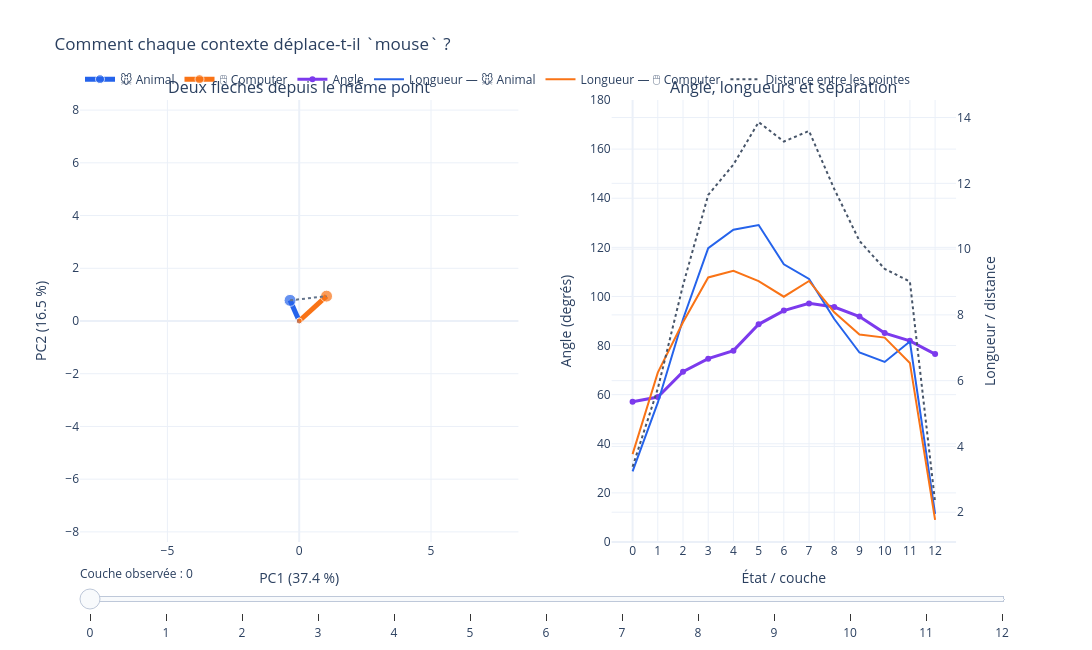

Source (notebook cell):
### Markdown cell above
## Expérience 3 — Isoler le déplacement produit par le contexte

La représentation brute contient une forte composante commune liée au token `mouse`. Nous la retirons, couche par couche, en prenant `mouse` isolé comme point de référence :

$$\Delta_l^{contexte} = h_l^{contexte} - h_l^{mouse\ isolé}$$

Nous observons ainsi non plus la position du mot, mais la **direction dans laquelle chaque contexte le déplace**. La norme du delta indique l'ampleur du déplacement ; le cosinus compare leurs directions.

### Code cell
# Trajectoire de référence : le token `mouse` sans contexte lexical.
encoded, _, _, indices = prepare("mouse", "mouse")
with torch.inference_mode():
    inputs = {name: value.to(device) for name, value in encoded.items()}
    output = model(**inputs, output_hidden_states=True, return_dict=True)
    isolated_mouse = torch.stack([
        state[0, indices, :].mean(dim=0).cpu()
        for state in output.hidden_states
    ])

deltas = {context: trajectory - isolated_mouse
          for context, trajectory in mouse_trajectories.items()}
delta_vectors = np.vstack([deltas[c].numpy() for c in contexts])
delta_pca = PCA(n_components=2).fit(delta_vectors)
projected_origin = delta_pca.transform(np.zeros((1, delta_vectors.shape[1])))[0]
delta_xy = {c: delta_pca.transform(deltas[c].numpy()) - projected_origin
            for c in contexts}
norms = {c: torch.linalg.vector_norm(deltas[c], dim=1).numpy() for c in contexts}
separation = torch.linalg.vector_norm(deltas[contexts[0]] - deltas[contexts[1]], dim=1).numpy()
similarity = cosine_similarity(deltas[contexts[0]], deltas[contexts[1]], dim=1).numpy()
angles = np.degrees(np.arccos(np.clip(similarity, -1, 1)))

fig = make_subplots(
    rows=1, cols=2,
    specs=[[{"type": "xy"}, {"type": "xy", "secondary_y": True}]],
    column_widths=[0.56, 0.44], horizontal_spacing=0.10,
    subplot_titles=("Deux flèches depuis le même point",
                    "Angle, longueurs et séparation"),
)

def arrow_trace(context, layer):
    x, y = delta_xy[context][layer]
    return go.Scatter(
        x=[0, x], y=[0, y], mode="lines+markers", name=context,
        line=dict(color=colors[context], width=5),
        marker=dict(color=colors[context], size=[6, 12]),
        customdata=[[labels[layer], norms[context][layer]]] * 2,
        hovertemplate=("<b>%{customdata[0]}</b><br>" + context +
                       "<br>Longueur=%{customdata[1]:.2f}<extra></extra>"),
    )

def connector_trace(layer):
    a, b = (delta_xy[c][layer] for c in contexts)
    return go.Scatter(
        x=[a[0], b[0]], y=[a[1], b[1]], mode="lines",
        line=dict(color="#64748b", width=2, dash="dot"),
        name="Séparation", showlegend=False, hoverinfo="skip",
    )

for context in contexts:
    fig.add_trace(arrow_trace(context, 0), row=1, col=1)
fig.add_trace(connector_trace(0), row=1, col=1)

fig.add_trace(go.Scatter(
    x=layers, y=angles, mode="lines+markers", name="Angle",
    line=dict(color="#7c3aed", width=3),
    hovertemplate="Couche %{x}<br>Angle=%{y:.1f}°<extra></extra>",
), row=1, col=2, secondary_y=False)
for context in contexts:
    fig.add_trace(go.Scatter(
        x=layers, y=norms[context], mode="lines",
        name=f"Longueur — {context}", line=dict(color=colors[context], width=2),
        hovertemplate="Couche %{x}<br>Longueur=%{y:.2f}<extra></extra>",
    ), row=1, col=2, secondary_y=True)
fig.add_trace(go.Scatter(
    x=layers, y=separation, mode="lines", name="Distance entre les pointes",
    line=dict(color="#475569", width=2, dash="dot"),
    hovertemplate="Couche %{x}<br>Distance=%{y:.2f}<extra></extra>",
), row=1, col=2, secondary_y=True)

fig.frames = [go.Frame(
    name=str(layer),
    data=[arrow_trace(contexts[0], layer),
          arrow_trace(contexts[1], layer),
          connector_trace(layer)],
    traces=[0, 1, 2],
) for layer in layers]
fig.update_layout(sliders=[dict(
    active=0, currentvalue={"prefix": "Couche observée : "},
    steps=[dict(label=str(layer), method="animate",
                args=[[str(layer)], {"mode": "immediate",
                                     "frame": {"duration": 0, "redraw": True},
                                     "transition": {"duration": 0}}])
           for layer in layers],
)])

limit = 1.15 * max(abs(np.vstack(list(delta_xy.values()))).max(), 1e-6)
variance = 100 * delta_pca.explained_variance_ratio_
fig.update_xaxes(title_text=f"PC1 ({variance[0]:.1f} %)",
                 range=[-limit, limit], zeroline=True, row=1, col=1)
fig.update_yaxes(title_text=f"PC2 ({variance[1]:.1f} %)",
                 range=[-limit, limit], scaleanchor="x", scaleratio=1, row=1, col=1)
fig.update_xaxes(title_text="État / couche", dtick=1, row=1, col=2)
fig.update_yaxes(title_text="Angle (degrés)", range=[0, 180],
                 row=1, col=2, secondary_y=False)
fig.update_yaxes(title_text="Longueur / distance",
                 row=1, col=2, secondary_y=True)
fig.update_layout(
    template="plotly_white", height=650, width=1200,
    title="Comment chaque contexte déplace-t-il `mouse` ?",
    legend=dict(orientation="h", y=1.08, x=0),
)
fig.show()

### Figure 1 — Plotly figure (JSON) as saved in the notebook; plotly's stock layout.template omitted (floating-point values rounded to 4 significant figures)
{"data": [{"customdata": [["Représentation initiale", 3.242], ["Représentation initiale", 3.242]], "hovertemplate": "<b>%{customdata[0]}</b><br>🐭 Animal<br>Longueur=%{customdata[1]:.2f}<extra></extra>", "line": {"color": "#2563eb", "width": 5}, "marker": {"color": "#2563eb", "size": [6, 12]}, "mode": "lines+markers", "name": "🐭 Animal", "type": "scatter", "x": [0, -0.3465], "xaxis": "x", "y": [0, 0.7831], "yaxis": "y"}, {"customdata": [["Représentation initiale", 3.765], ["Représentation initiale", 3.765]], "hovertemplate": "<b>%{customdata[0]}</b><br>🖱️ Computer<br>Longueur=%{customdata[1]:.2f}<extra></extra>", "line": {"color": "#f97316", "width": 5}, "marker": {"color": "#f97316", "size": [6, 12]}, "mode": "lines+markers", "name": "🖱️ Computer", "type": "scatter", "x": [0, 1.038], "xaxis": "x", "y": [0, 0.9433], "yaxis": "y"}, {"hoverinfo": "skip", "line": {"color": "#64748b", "dash": "dot", "width": 2}, "mode": "lines", "name": "Séparation", "showlegend": false, "type": "scatter", "x": [-0.3465, 1.038], "xaxis": "x", "y": [0.7831, 0.9433], "yaxis": "y"}, {"hovertemplate": "Couche %{x}<br>Angle=%{y:.1f}°<extra></extra>", "line": {"color": "#7c3aed", "width": 3}, "mode": "lines+markers", "name": "Angle", "type": "scatter", "x": [0, 1, 2, 3, 4, 5, 6, 7, 8, 9, 10, 11, 12], "xaxis": "x2", "y": [57.14, 59.02, 69.36, 74.67, 77.93, 88.65, 94.23, 97.17, 95.7, 91.81, 85.09, 81.92, 76.53], "yaxis": "y2"}, {"hovertemplate": "Couche %{x}<br>Longueur=%{y:.2f}<extra></extra>", "line": {"color": "#2563eb", "width": 2}, "mode": "lines", "name": "Longueur — 🐭 Animal", "type": "scatter", "x": [0, 1, 2, 3, 4, 5, 6, 7, 8, 9, 10, 11, 12], "xaxis": "x2", "y": [3.242, 5.331, 7.866, 10.03, 10.59, 10.73, 9.536, 9.094, 7.875, 6.856, 6.569, 7.19, 1.948], "yaxis": "y3"}, {"hovertemplate": "Couche %{x}<br>Longueur=%{y:.2f}<extra></extra>", "line": {"color": "#f97316", "width": 2}, "mode": "lines", "name": "Longueur — 🖱️ Computer", "type": "scatter", "x": [0, 1, 2, 3, 4, 5, 6, 7, 8, 9, 10, 11, 12], "xaxis": "x2", "y": [3.765, 6.243, 7.775, 9.138, 9.338, 9.029, 8.553, 9.031, 8.079, 7.404, 7.308, 6.539, 1.766], "yaxis": "y3"}, {"hovertemplate": "Couche %{x}<br>Distance=%{y:.2f}<extra></extra>", "line": {"color": "#475569", "dash": "dot", "width": 2}, "mode": "lines", "name": "Distance entre les pointes", "type": "scatter", "x": [0, 1, 2, 3, 4, 5, 6, 7, 8, 9, 10, 11, 12], "xaxis": "x2", "y": [3.382, 5.756, 8.9, 11.65, 12.57, 13.86, 13.27, 13.59, 11.83, 10.25, 9.399, 9.013, 2.305], "yaxis": "y3"}], "layout": {"annotations": [{"font": {"size": 16}, "showarrow": false, "text": "Deux flèches depuis le même point", "x": 0.2352, "xanchor": "center", "xref": "paper", "y": 1, "yanchor": "bottom", "yref": "paper"}, {"font": {"size": 16}, "showarrow": false, "text": "Angle, longueurs et séparation", "x": 0.7552, "xanchor": "center", "xref": "paper", "y": 1, "yanchor": "bottom", "yref": "paper"}], "height": 650, "legend": {"orientation": "h", "x": 0, "y": 1.08}, "sliders": [{"active": 0, "currentvalue": {"prefix": "Couche observée : "}, "steps": [{"args": [["0"], {"frame": {"duration": 0, "redraw": true}, "mode": "immediate", "transition": {"duration": 0}}], "label": "0", "method": "animate"}, {"args": [["1"], {"frame": {"duration": 0, "redraw": true}, "mode": "immediate", "transition": {"duration": 0}}], "label": "1", "method": "animate"}, {"args": [["2"], {"frame": {"duration": 0, "redraw": true}, "mode": "immediate", "transition": {"duration": 0}}], "label": "2", "method": "animate"}, {"args": [["3"], {"frame": {"duration": 0, "redraw": true}, "mode": "immediate", "transition": {"duration": 0}}], "label": "3", "method": "animate"}, {"args": [["4"], {"frame": {"duration": 0, "redraw": true}, "mode": "immediate", "transition": {"duration": 0}}], "label": "4", "method": "animate"}, {"args": [["5"], {"frame": {"duration": 0, "redraw": true}, "mode": "immediate", "transition": {"duration": 0}}], "label": "5", "method": "animate"}, {"args": [["6"], {"frame": {"duration": 0, "redraw": true}, "mode": "immediate", "transition": {"duration": 0}}], "label": "6", "method": "animate"}, {"args": [["7"], {"frame": {"duration": 0, "redraw": true}, "mode": "immediate", "transition": {"duration": 0}}], "label": "7", "method": "animate"}, {"args": [["8"], {"frame": {"duration": 0, "redraw": true}, "mode": "immediate", "transition": {"duration": 0}}], "label": "8", "method": "animate"}, {"args": [["9"], {"frame": {"duration": 0, "redraw": true}, "mode": "immediate", "transition": {"duration": 0}}], "label": "9", "method": "animate"}, {"args": [["10"], {"frame": {"duration": 0, "redraw": true}, "mode": "immediate", "transition": {"duration": 0}}], "label": "10", "method": "animate"}, {"args": [["11"], {"frame": {"duration": 0, "redraw": true}, "mode": "immediate", "transition": {"duration": 0}}], "label": "11", "method": "animate"}, {"args": [["12"], {"frame": {"duration": 0, "redraw": true}, "mode": "immediate", "transition": {"duration": 0}}], "label": "12", "method": "animate"}]}], "title": {"text": "Comment chaque contexte déplace-t-il `mouse` ?"}, "width": 1200, "xaxis": {"anchor": "y", "domain": [0, 0.4704], "range": [-8.316, 8.316], "title": {"text": "PC1 (37.4 %)"}, "zeroline": true}, "xaxis2": {"anchor": "y2", "domain": [0.5704, 0.94], "dtick": 1, "title": {"text": "État / couche"}}, "yaxis": {"anchor": "x", "domain": [0, 1], "range": [-8.316, 8.316], "scaleanchor": "x", "scaleratio": 1, "title": {"text": "PC2 (16.5 %)"}}, "yaxis2": {"anchor": "x2", "domain": [0, 1], "range": [0, 180], "title": {"text": "Angle (degrés)"}}, "yaxis3": {"anchor": "x2", "overlaying": "y2", "side": "right", "title": {"text": "Longueur / distance"}}}}
